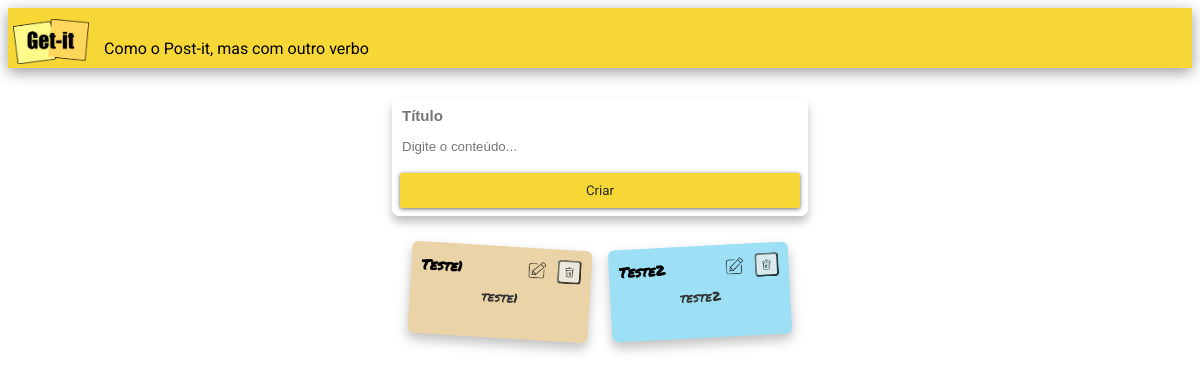
/, run on an earlier commit of the app's database.
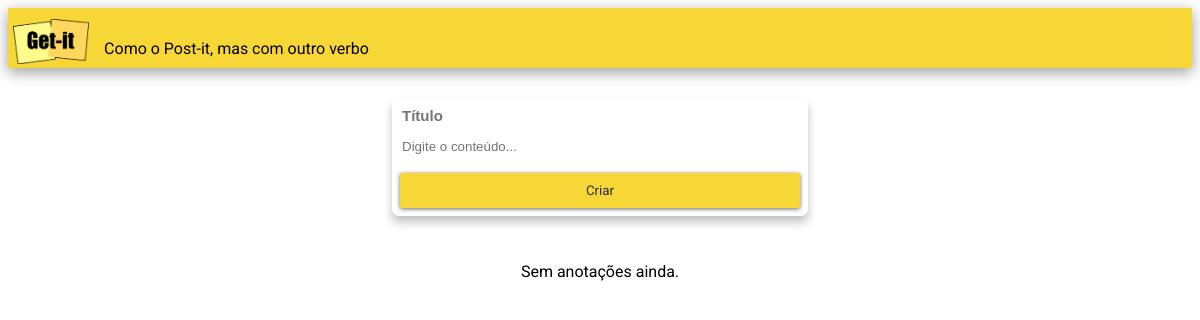
And on a later commit of the database.
### notes/models.py (models this page shows, shortened)
class Note(models.Model):
    title = models.CharField(max_length=200)
    content = models.TextField(null=True)
    tag = models.ForeignKey(
        Tag,
        null=True, blank=True,
        on_delete=models.SET_NULL,
        related_name="notes"
    )

### notes/views.py (the view, shortened to what this page needs)
# urls.py: path("", views.index, name="index"),
def index(request):
    notes_qs = Note.objects.select_related('tag').all()
    if hasattr(Note, 'updated_at'):
        notes_qs = notes_qs.order_by('-updated_at')
    elif hasattr(Note, 'created_at'):
        notes_qs = notes_qs.order_by('-created_at')
    return render(request, 'notes/index.html', {'notes': notes_qs})

### notes/templates/notes/index.html (shortened to what this page needs)
{% extends "notes/base.html" %}
{% load static %}
{% block content %}
<div class="appbar">
  <img src="{% static 'notes/img/logo-getit.png' %}" class="logo" alt="Get-it" />
  <span class="subtitle">Como o Post-it, mas com outro verbo</span>
</div>
<form method="post" class="form-card">
  <input class="form-card-title" type="text" name="titulo" placeholder="Título" required />
  <textarea class="autoresize" name="detalhes" placeholder="Digite o conteúdo..." required></textarea>
  <button class="btn" type="submit">Criar</button>
</form>
<main class="container">
  <div class="card-container">
    {% for note in notes %}
      <div class="card card-color-1 card-rotation-2" style="position: relative;">
        <div class="card-header">
          <div class="card-title">{{ note.title }}</div>
          <div class="card-actions">
            <a class="note-edit" href="{% url 'update' note.id %}" title="Editar">
              <img src="{% static 'notes/img/edit.png' %}" alt="Editar">
            </a>
            <form class="fav-form" method="post" action="{% url 'delete' note.id %}">
              <button class="note-delete" type="submit" title="Excluir">
                <img src="{% static 'notes/img/delete.png' %}" alt="Excluir">
              </button>
            </form>
          </div>
        </div>
        <div class="card-content">
          {{ note.content }}
        </div>
      </div>
    {% empty %}
      <p>Sem anotações ainda.</p>
    {% endfor %}
  </div>
</main>
{% endblock content %}

### notes/templates/notes/base.html (shortened to what this page needs)
<!DOCTYPE html>
<html>
  <head>
    {% load static %}
    <link
      rel="stylesheet"
      href="https://cdnjs.cloudflare.com/ajax/libs/meyer-reset/2.0/reset.min.css"
    />
    <link rel="stylesheet" href="{% static 'notes/getit.css' %}" />
  </head>
  <body>
    {% block content %}{% endblock %}
  </body>
</html>

### notes/static/notes/getit.css (style rules this page uses)
html, body { font-family: "Roboto", sans-serif; }
.logo { height: 45px; margin-left: 5px; margin-top: 7px; }
.appbar { background:#f7d736; display:flex; box-shadow:0 4px 14px rgba(0,0,0,0.4); height:60px; width:100%; }
.subtitle { margin-left:15px; margin-top:20px; }
.form-card { background:#fff; max-width:400px; margin:30px auto; padding:8px; border-radius:7px; box-shadow:0 6px 10px rgba(0,0,0,0.25); display:flex; flex-direction:column; gap:12px; }
.form-card-title { font-size:15px; font-weight:bold; font-family:Arial, Helvetica, sans-serif; border:0; }
.autoresize { border:0; resize:none; font-family:Arial, Helvetica, sans-serif; margin-bottom:-10px; }
.card-container { display:flex; flex-wrap:wrap; justify-content:center; gap:20px; margin-top:20px; }
.btn { position:relative; display:block; padding:10px 15px; overflow:hidden; border:0; outline:none; border-radius:2px; box-shadow:0 1px 4px rgba(0,0,0,0.6); background-color:#f7d736; transition:background-color .3s; font-family: inherit; text-decoration: none; }
.btn, .btn:visited { color:#2c2c2c; text-decoration:none; }
.btn:before { content:""; position:absolute; top:50%; left:50%; display:block; width:0; padding-top:0; border-radius:100%; background-color:rgba(236,240,241,0.3); transform:translate(-50%,-50%); }
.appbar { display:flex; align-items:center; }
.container { max-width: 960px; margin:24px auto; padding:0 12px; }

What changed in the data, as far as the page shows it:
removed Note: title "Teste1", content "teste1"
removed Note: title "Teste2", content "teste2"
Also different on the page:
text now shown: "Sem anotações ainda."
